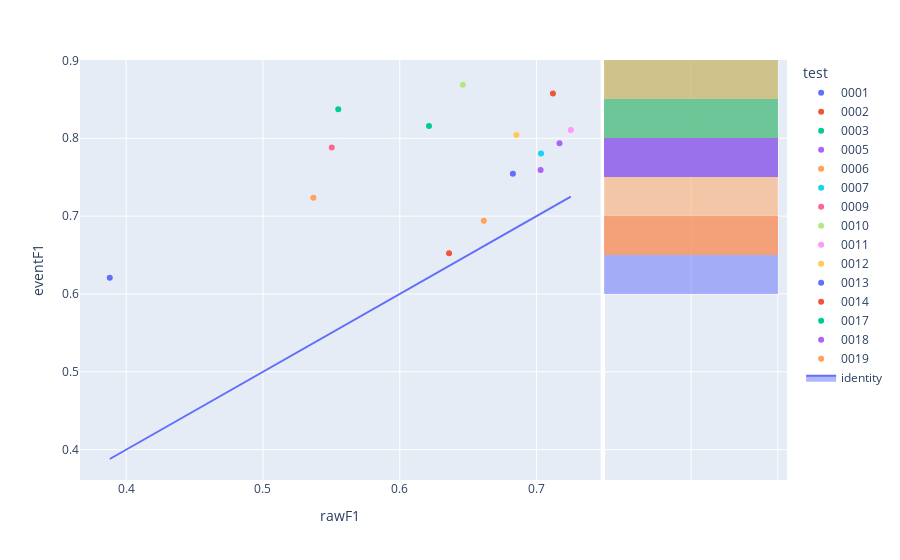

Notebook code for this chart:
### Code cell
fig=px.scatter(experimentModels_N2,x='rawF1',y='eventF1',color='test',hover_name='modelId', marginal_y="histogram")
fig.add_trace(
    go.Scatter(x=experimentModels_N2['rawF1'], y=experimentModels_N2['rawF1'], name="identity", mode='lines',fill="toself")
)
fig.show()

### Figure 1 — Plotly figure (JSON) as saved in the notebook; plotly's stock layout.template omitted (floating-point values rounded to 4 significant figures)
{"data": [{"hovertemplate": "<b>%{hovertext}</b><br><br>test=0001<br>rawF1=%{x}<br>eventF1=%{y}<extra></extra>", "hovertext": ["bf958847-77fc-4eab-9c95-7a30ef71f8ee"], "legendgroup": "0001", "marker": {"color": "#636efa", "symbol": "circle"}, "mode": "markers", "name": "0001", "orientation": "v", "showlegend": true, "type": "scatter", "x": [0.388], "xaxis": "x", "y": [0.6209], "yaxis": "y"}, {"alignmentgroup": "True", "bingroup": "y", "hovertemplate": "test=0001<br>eventF1=%{y}<br>count=%{x}<extra></extra>", "legendgroup": "0001", "marker": {"color": "#636efa"}, "name": "0001", "offsetgroup": "0001", "opacity": 0.5, "showlegend": false, "type": "histogram", "xaxis": "x2", "y": [0.6209], "yaxis": "y2"}, {"hovertemplate": "<b>%{hovertext}</b><br><br>test=0002<br>rawF1=%{x}<br>eventF1=%{y}<extra></extra>", "hovertext": ["f733d4b9-1730-40f9-91c2-f0ac2f36367e"], "legendgroup": "0002", "marker": {"color": "#EF553B", "symbol": "circle"}, "mode": "markers", "name": "0002", "orientation": "v", "showlegend": true, "type": "scatter", "x": [0.712], "xaxis": "x", "y": [0.8575], "yaxis": "y"}, {"alignmentgroup": "True", "bingroup": "y", "hovertemplate": "test=0002<br>eventF1=%{y}<br>count=%{x}<extra></extra>", "legendgroup": "0002", "marker": {"color": "#EF553B"}, "name": "0002", "offsetgroup": "0002", "opacity": 0.5, "showlegend": false, "type": "histogram", "xaxis": "x2", "y": [0.8575], "yaxis": "y2"}, {"hovertemplate": "<b>%{hovertext}</b><br><br>test=0003<br>rawF1=%{x}<br>eventF1=%{y}<extra></extra>", "hovertext": ["b7018fb5-07f6-4ca6-a2ae-9c1646bde5b9"], "legendgroup": "0003", "marker": {"color": "#00cc96", "symbol": "circle"}, "mode": "markers", "name": "0003", "orientation": "v", "showlegend": true, "type": "scatter", "x": [0.6214], "xaxis": "x", "y": [0.8159], "yaxis": "y"}, {"alignmentgroup": "True", "bingroup": "y", "hovertemplate": "test=0003<br>eventF1=%{y}<br>count=%{x}<extra></extra>", "legendgroup": "0003", "marker": {"color": "#00cc96"}, "name": "0003", "offsetgroup": "0003", "opacity": 0.5, "showlegend": false, "type": "histogram", "xaxis": "x2", "y": [0.8159], "yaxis": "y2"}, {"hovertemplate": "<b>%{hovertext}</b><br><br>test=0005<br>rawF1=%{x}<br>eventF1=%{y}<extra></extra>", "hovertext": ["d47802dc-da95-4420-a6f5-a4bb291c9385"], "legendgroup": "0005", "marker": {"color": "#ab63fa", "symbol": "circle"}, "mode": "markers", "name": "0005", "orientation": "v", "showlegend": true, "type": "scatter", "x": [0.7168], "xaxis": "x", "y": [0.7935], "yaxis": "y"}, {"alignmentgroup": "True", "bingroup": "y", "hovertemplate": "test=0005<br>eventF1=%{y}<br>count=%{x}<extra></extra>", "legendgroup": "0005", "marker": {"color": "#ab63fa"}, "name": "0005", "offsetgroup": "0005", "opacity": 0.5, "showlegend": false, "type": "histogram", "xaxis": "x2", "y": [0.7935], "yaxis": "y2"}, {"hovertemplate": "<b>%{hovertext}</b><br><br>test=0006<br>rawF1=%{x}<br>eventF1=%{y}<extra></extra>", "hovertext": ["556a03bf-82b3-4468-b1ff-c804988a238a"], "legendgroup": "0006", "marker": {"color": "#FFA15A", "symbol": "circle"}, "mode": "markers", "name": "0006", "orientation": "v", "showlegend": true, "type": "scatter", "x": [0.5369], "xaxis": "x", "y": [0.7234], "yaxis": "y"}, {"alignmentgroup": "True", "bingroup": "y", "hovertemplate": "test=0006<br>eventF1=%{y}<br>count=%{x}<extra></extra>", "legendgroup": "0006", "marker": {"color": "#FFA15A"}, "name": "0006", "offsetgroup": "0006", "opacity": 0.5, "showlegend": false, "type": "histogram", "xaxis": "x2", "y": [0.7234], "yaxis": "y2"}, {"hovertemplate": "<b>%{hovertext}</b><br><br>test=0007<br>rawF1=%{x}<br>eventF1=%{y}<extra></extra>", "hovertext": ["d6976249-69b2-42de-a8b2-16adbd07e4b9"], "legendgroup": "0007", "marker": {"color": "#19d3f3", "symbol": "circle"}, "mode": "markers", "name": "0007", "orientation": "v", "showlegend": true, "type": "scatter", "x": [0.7033], "xaxis": "x", "y": [0.7803], "yaxis": "y"}, {"alignmentgroup": "True", "bingroup": "y", "hovertemplate": "test=0007<br>eventF1=%{y}<br>count=%{x}<extra></extra>", "legendgroup": "0007", "marker": {"color": "#19d3f3"}, "name": "0007", "offsetgroup": "0007", "opacity": 0.5, "showlegend": false, "type": "histogram", "xaxis": "x2", "y": [0.7803], "yaxis": "y2"}, {"hovertemplate": "<b>%{hovertext}</b><br><br>test=0009<br>rawF1=%{x}<br>eventF1=%{y}<extra></extra>", "hovertext": ["3237920b-4e80-4a7b-83af-d66298816ba3"], "legendgroup": "0009", "marker": {"color": "#FF6692", "symbol": "circle"}, "mode": "markers", "name": "0009", "orientation": "v", "showlegend": true, "type": "scatter", "x": [0.5503], "xaxis": "x", "y": [0.7881], "yaxis": "y"}, {"alignmentgroup": "True", "bingroup": "y", "hovertemplate": "test=0009<br>eventF1=%{y}<br>count=%{x}<extra></extra>", "legendgroup": "0009", "marker": {"color": "#FF6692"}, "name": "0009", "offsetgroup": "0009", "opacity": 0.5, "showlegend": false, "type": "histogram", "xaxis": "x2", "y": [0.7881], "yaxis": "y2"}, {"hovertemplate": "<b>%{hovertext}</b><br><br>test=0010<br>rawF1=%{x}<br>eventF1=%{y}<extra></extra>", "hovertext": ["92756d09-a80a-49f1-bbfc-f8a12570ddbe"], "legendgroup": "0010", "marker": {"color": "#B6E880", "symbol": "circle"}, "mode": "markers", "name": "0010", "orientation": "v", "showlegend": true, "type": "scatter", "x": [0.6462], "xaxis": "x", "y": [0.8687], "yaxis": "y"}, {"alignmentgroup": "True", "bingroup": "y", "hovertemplate": "test=0010<br>eventF1=%{y}<br>count=%{x}<extra></extra>", "legendgroup": "0010", "marker": {"color": "#B6E880"}, "name": "0010", "offsetgroup": "0010", "opacity": 0.5, "showlegend": false, "type": "histogram", "xaxis": "x2", "y": [0.8687], "yaxis": "y2"}, {"hovertemplate": "<b>%{hovertext}</b><br><br>test=0011<br>rawF1=%{x}<br>eventF1=%{y}<extra></extra>", "hovertext": ["2d1def14-06c9-4a40-a577-752522c66ed5"], "legendgroup": "0011", "marker": {"color": "#FF97FF", "symbol": "circle"}, "mode": "markers", "name": "0011", "orientation": "v", "showlegend": true, "type": "scatter", "x": [0.725], "xaxis": "x", "y": [0.8106], "yaxis": "y"}, {"alignmentgroup": "True", "bingroup": "y", "hovertemplate": "test=0011<br>eventF1=%{y}<br>count=%{x}<extra></extra>", "legendgroup": "0011", "marker": {"color": "#FF97FF"}, "name": "0011", "offsetgroup": "0011", "opacity": 0.5, "showlegend": false, "type": "histogram", "xaxis": "x2", "y": [0.8106], "yaxis": "y2"}, {"hovertemplate": "<b>%{hovertext}</b><br><br>test=0012<br>rawF1=%{x}<br>eventF1=%{y}<extra></extra>", "hovertext": ["c930c4a8-32c1-41d8-a540-db8ec02d8c50"], "legendgroup": "0012", "marker": {"color": "#FECB52", "symbol": "circle"}, "mode": "markers", "name": "0012", "orientation": "v", "showlegend": true, "type": "scatter", "x": [0.6853], "xaxis": "x", "y": [0.8042], "yaxis": "y"}, {"alignmentgroup": "True", "bingroup": "y", "hovertemplate": "test=0012<br>eventF1=%{y}<br>count=%{x}<extra></extra>", "legendgroup": "0012", "marker": {"color": "#FECB52"}, "name": "0012", "offsetgroup": "0012", "opacity": 0.5, "showlegend": false, "type": "histogram", "xaxis": "x2", "y": [0.8042], "yaxis": "y2"}, {"hovertemplate": "<b>%{hovertext}</b><br><br>test=0013<br>rawF1=%{x}<br>eventF1=%{y}<extra></extra>", "hovertext": ["6907442d-1a9b-43cd-9fe4-9121ddc99243"], "legendgroup": "0013", "marker": {"color": "#636efa", "symbol": "circle"}, "mode": "markers", "name": "0013", "orientation": "v", "showlegend": true, "type": "scatter", "x": [0.6827], "xaxis": "x", "y": [0.7544], "yaxis": "y"}, {"alignmentgroup": "True", "bingroup": "y", "hovertemplate": "test=0013<br>eventF1=%{y}<br>count=%{x}<extra></extra>", "legendgroup": "0013", "marker": {"color": "#636efa"}, "name": "0013", "offsetgroup": "0013", "opacity": 0.5, "showlegend": false, "type": "histogram", "xaxis": "x2", "y": [0.7544], "yaxis": "y2"}, {"hovertemplate": "<b>%{hovertext}</b><br><br>test=0014<br>rawF1=%{x}<br>eventF1=%{y}<extra></extra>", "hovertext": ["b76944b2-6421-4f77-a082-43f348cd7e7c"], "legendgroup": "0014", "marker": {"color": "#EF553B", "symbol": "circle"}, "mode": "markers", "name": "0014", "orientation": "v", "showlegend": true, "type": "scatter", "x": [0.636], "xaxis": "x", "y": [0.6523], "yaxis": "y"}, {"alignmentgroup": "True", "bingroup": "y", "hovertemplate": "test=0014<br>eventF1=%{y}<br>count=%{x}<extra></extra>", "legendgroup": "0014", "marker": {"color": "#EF553B"}, "name": "0014", "offsetgroup": "0014", "opacity": 0.5, "showlegend": false, "type": "histogram", "xaxis": "x2", "y": [0.6523], "yaxis": "y2"}, {"hovertemplate": "<b>%{hovertext}</b><br><br>test=0017<br>rawF1=%{x}<br>eventF1=%{y}<extra></extra>", "hovertext": ["ca57f68a-6762-4170-9f27-043a81703239"], "legendgroup": "0017", "marker": {"color": "#00cc96", "symbol": "circle"}, "mode": "markers", "name": "0017", "orientation": "v", "showlegend": true, "type": "scatter", "x": [0.555], "xaxis": "x", "y": [0.8373], "yaxis": "y"}, {"alignmentgroup": "True", "bingroup": "y", "hovertemplate": "test=0017<br>eventF1=%{y}<br>count=%{x}<extra></extra>", "legendgroup": "0017", "marker": {"color": "#00cc96"}, "name": "0017", "offsetgroup": "0017", "opacity": 0.5, "showlegend": false, "type": "histogram", "xaxis": "x2", "y": [0.8373], "yaxis": "y2"}, {"hovertemplate": "<b>%{hovertext}</b><br><br>test=0018<br>rawF1=%{x}<br>eventF1=%{y}<extra></extra>", "hovertext": ["657f22e6-d58c-4ebd-b837-9ffa0b1aa3a7"], "legendgroup": "0018", "marker": {"color": "#ab63fa", "symbol": "circle"}, "mode": "markers", "name": "0018", "orientation": "v", "showlegend": true, "type": "scatter", "x": [0.703], "xaxis": "x", "y": [0.7591], "yaxis": "y"}, {"alignmentgroup": "True", "bingroup": "y", "hovertemplate": "test=0018<br>eventF1=%{y}<br>count=%{x}<extra></extra>", "legendgroup": "0018", "marker": {"color": "#ab63fa"}, "name": "0018", "offsetgroup": "0018", "opacity": 0.5, "showlegend": false, "type": "histogram", "xaxis": "x2", "y": [0.7591], "yaxis": "y2"}, {"hovertemplate": "<b>%{hovertext}</b><br><br>test=0019<br>rawF1=%{x}<br>eventF1=%{y}<extra></extra>", "hovertext": ["f07a4cf8-c75c-4087-9b66-b678bcf1c5d8"], "legendgroup": "0019", "marker": {"color": "#FFA15A", "symbol": "circle"}, "mode": "markers", "name": "0019", "orientation": "v", "showlegend": true, "type": "scatter", "x": [0.6614], "xaxis": "x", "y": [0.694], "yaxis": "y"}, {"alignmentgroup": "True", "bingroup": "y", "hovertemplate": "test=0019<br>eventF1=%{y}<br>count=%{x}<extra></extra>", "legendgroup": "0019", "marker": {"color": "#FFA15A"}, "name": "0019", "offsetgroup": "0019", "opacity": 0.5, "showlegend": false, "type": "histogram", "xaxis": "x2", "y": [0.694], "yaxis": "y2"}, {"fill": "toself", "mode": "lines", "name": "identity", "type": "scatter", "x": [0.388, 0.712, 0.6214, 0.7168, 0.5369, 0.7033, 0.5503, 0.6462, 0.725, 0.6853, 0.6827, 0.636, 0.555, 0.703, 0.6614], "y": [0.388, 0.712, 0.6214, 0.7168, 0.5369, 0.7033, 0.5503, 0.6462, 0.725, 0.6853, 0.6827, 0.636, 0.555, 0.703, 0.6614]}], "layout": {"barmode": "overlay", "legend": {"title": {"text": "test"}, "tracegroupgap": 0}, "margin": {"t": 60}, "xaxis": {"anchor": "y", "domain": [0, 0.7363], "title": {"text": "rawF1"}}, "xaxis2": {"anchor": "y2", "domain": [0.7413, 1], "matches": "x2", "showgrid": true, "showline": false, "showticklabels": false, "ticks": ""}, "yaxis": {"anchor": "x", "domain": [0, 1], "title": {"text": "eventF1"}}, "yaxis2": {"anchor": "x2", "domain": [0, 1], "matches": "y", "showgrid": true, "showticklabels": false}}}
